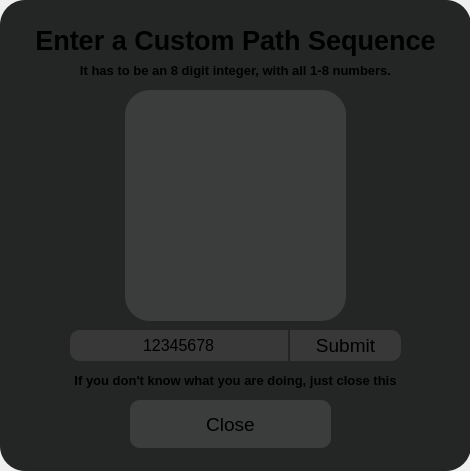
<?xml version="1.0" encoding="UTF-8"?>
<ui version="4.0">
 <class>custompattern</class>
 <widget class="QMainWindow" name="custompattern">
  <property name="geometry">
   <rect>
    <x>0</x>
    <y>0</y>
    <width>470</width>
    <height>471</height>
   </rect>
  </property>
  <property name="windowTitle">
   <string>MainWindow</string>
  </property>
  <property name="windowIcon">
   <iconset resource="resources.qrc">
    <normaloff>:/images/images/Icon.ico</normaloff>:/images/images/Icon.ico</iconset>
  </property>
  <widget class="QWidget" name="centralwidget">
   <widget class="QFrame" name="Background">
    <property name="geometry">
     <rect>
      <x>0</x>
      <y>0</y>
      <width>471</width>
      <height>471</height>
     </rect>
    </property>
    <property name="styleSheet">
     <string notr="true">background:rgb(35, 38, 37);
border-radius: 25px;</string>
    </property>
    <property name="frameShape">
     <enum>QFrame::StyledPanel</enum>
    </property>
    <property name="frameShadow">
     <enum>QFrame::Raised</enum>
    </property>
    <widget class="QLabel" name="Header">
     <property name="geometry">
      <rect>
       <x>0</x>
       <y>10</y>
       <width>471</width>
       <height>61</height>
      </rect>
     </property>
     <property name="font">
      <font>
       <pointsize>12</pointsize>
       <bold>true</bold>
      </font>
     </property>
     <property name="text">
      <string>&lt;html&gt;&lt;head/&gt;&lt;body&gt;&lt;p&gt;&lt;span style=&quot; font-size:20pt;&quot;&gt;Enter a Custom Path Sequence&lt;/span&gt;&lt;/p&gt;&lt;/body&gt;&lt;/html&gt;</string>
     </property>
     <property name="textFormat">
      <enum>Qt::RichText</enum>
     </property>
     <property name="alignment">
      <set>Qt::AlignCenter</set>
     </property>
    </widget>
    <widget class="QPushButton" name="Close">
     <property name="geometry">
      <rect>
       <x>130</x>
       <y>400</y>
       <width>201</width>
       <height>48</height>
      </rect>
     </property>
     <property name="font">
      <font>
       <pointsize>14</pointsize>
      </font>
     </property>
     <property name="cursor">
      <cursorShape>PointingHandCursor</cursorShape>
     </property>
     <property name="styleSheet">
      <string notr="true">background: rgb(58,61,59);
border-radius: 10px;</string>
     </property>
     <property name="text">
      <string>Close</string>
     </property>
    </widget>
    <widget class="QLabel" name="Footer">
     <property name="geometry">
      <rect>
       <x>0</x>
       <y>60</y>
       <width>471</width>
       <height>21</height>
      </rect>
     </property>
     <property name="font">
      <font>
       <pointsize>12</pointsize>
       <bold>true</bold>
      </font>
     </property>
     <property name="styleSheet">
      <string notr="true">background:transparent</string>
     </property>
     <property name="text">
      <string>&lt;html&gt;&lt;head/&gt;&lt;body&gt;&lt;p&gt;&lt;span style=&quot; font-size:10pt;&quot;&gt;It has to be an 8 digit integer, with all 1-8 numbers.&lt;/span&gt;&lt;/p&gt;&lt;/body&gt;&lt;/html&gt;</string>
     </property>
     <property name="textFormat">
      <enum>Qt::RichText</enum>
     </property>
     <property name="alignment">
      <set>Qt::AlignCenter</set>
     </property>
    </widget>
    <widget class="QLabel" name="Footer2">
     <property name="geometry">
      <rect>
       <x>0</x>
       <y>360</y>
       <width>471</width>
       <height>41</height>
      </rect>
     </property>
     <property name="font">
      <font>
       <pointsize>12</pointsize>
       <bold>true</bold>
      </font>
     </property>
     <property name="styleSheet">
      <string notr="true">background:transparent</string>
     </property>
     <property name="text">
      <string>&lt;html&gt;&lt;head/&gt;&lt;body&gt;&lt;p&gt;&lt;span style=&quot; font-size:10pt;&quot;&gt;If you don't know what you are doing, just close this&lt;/span&gt;&lt;/p&gt;&lt;/body&gt;&lt;/html&gt;</string>
     </property>
     <property name="textFormat">
      <enum>Qt::RichText</enum>
     </property>
     <property name="alignment">
      <set>Qt::AlignCenter</set>
     </property>
    </widget>
    <widget class="QLineEdit" name="TextInt">
     <property name="geometry">
      <rect>
       <x>70</x>
       <y>330</y>
       <width>218</width>
       <height>31</height>
      </rect>
     </property>
     <property name="font">
      <font>
       <pointsize>12</pointsize>
      </font>
     </property>
     <property name="styleSheet">
      <string notr="true">background: rgb(56, 56, 56);
border-top-left-radius: 10px;
border-top-right-radius: 0px;
border-bottom-right-radius: 0px;
border-bottom-left-radius: 10px;</string>
     </property>
     <property name="text">
      <string>12345678</string>
     </property>
     <property name="alignment">
      <set>Qt::AlignCenter</set>
     </property>
    </widget>
    <widget class="QPushButton" name="Submit">
     <property name="geometry">
      <rect>
       <x>290</x>
       <y>330</y>
       <width>111</width>
       <height>31</height>
      </rect>
     </property>
     <property name="font">
      <font>
       <pointsize>14</pointsize>
      </font>
     </property>
     <property name="cursor">
      <cursorShape>PointingHandCursor</cursorShape>
     </property>
     <property name="styleSheet">
      <string notr="true">background: rgb(56, 56, 56);
border-top-left-radius: 0px;
border-top-right-radius: 10px;
border-bottom-right-radius: 10px;
border-bottom-left-radius: 0px;</string>
     </property>
     <property name="text">
      <string>Submit</string>
     </property>
    </widget>
    <widget class="QFrame" name="ImageBackground">
     <property name="geometry">
      <rect>
       <x>125</x>
       <y>90</y>
       <width>221</width>
       <height>231</height>
      </rect>
     </property>
     <property name="styleSheet">
      <string notr="true">background: rgb(58,61,59);
border-radius: 25px;</string>
     </property>
     <property name="frameShape">
      <enum>QFrame::StyledPanel</enum>
     </property>
     <property name="frameShadow">
      <enum>QFrame::Raised</enum>
     </property>
     <widget class="QLabel" name="Image">
      <property name="geometry">
       <rect>
        <x>10</x>
        <y>5</y>
        <width>201</width>
        <height>221</height>
       </rect>
      </property>
      <property name="text">
       <string/>
      </property>
      <property name="pixmap">
       <pixmap resource="resources.qrc">:/images/images/pattern.png</pixmap>
      </property>
      <property name="scaledContents">
       <bool>true</bool>
      </property>
     </widget>
    </widget>
   </widget>
  </widget>
 </widget>
 <resources>
  <include location="resources.qrc"/>
 </resources>
 <connections/>
</ui>
